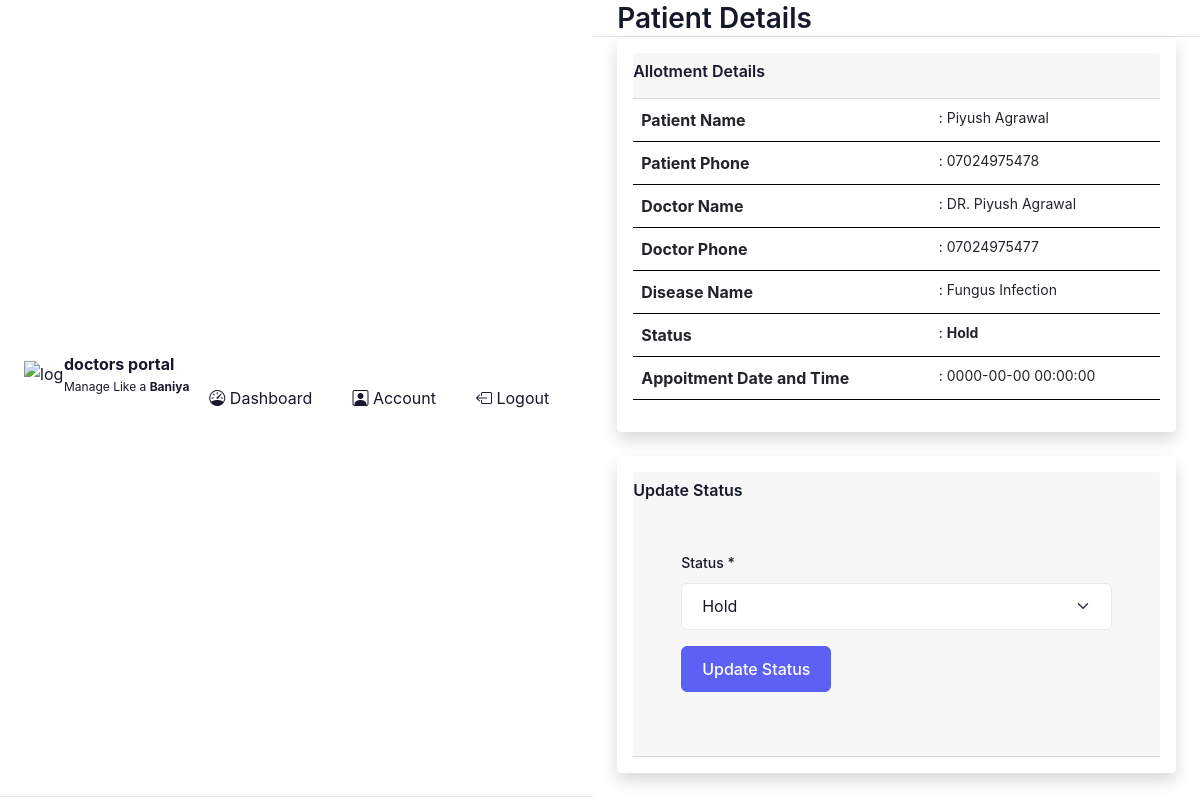
The page /crm/frontend/doctor/view_allotment.php?id=1 (signed in) on the database its author committed.
### tables this page shows
CREATE TABLE `allotment_schema` (
  `id` bigint(250) NOT NULL,
  `doctor_id` int(11) NOT NULL,
  `patient_id` int(11) NOT NULL,
  `disease_name` text DEFAULT 'General Checkup',
  `appoitment_datetime` datetime DEFAULT NULL,
  `last_appointment_datetime` datetime DEFAULT NULL,
  `status` tinyint(4) NOT NULL COMMENT '(0: Pending, 1: Treatment Completed, 2: Processing, 3: Hold)\r\n'
);

CREATE TABLE `patient_schema` (
  `id` int(11) NOT NULL,
  `fullname` text NOT NULL,
  `email_id` varchar(200) NOT NULL,
  `primary_contact_number` varchar(15) NOT NULL,
  `secondary_contact_number` varchar(15) NOT NULL,
  `address` text NOT NULL,
  `adharcard_number` varchar(12) NOT NULL,
  `pancard_number` varchar(20) NOT NULL,
  `status` tinyint(4) NOT NULL,
  `username` varchar(200) NOT NULL,
  `password` varchar(200) NOT NULL,
  `created_date` timestamp NOT NULL DEFAULT current_timestamp()
);

CREATE TABLE `doctor_schema` (
  `id` int(11) NOT NULL,
  `fullname` text NOT NULL,
  `email_id` varchar(200) NOT NULL,
  `primary_contact_number` varchar(15) NOT NULL,
  `secondary_contact_number` varchar(15) DEFAULT NULL,
  `address` text DEFAULT NULL,
  `adharcard_number` varchar(12) DEFAULT NULL,
  `pancard_number` varchar(20) DEFAULT NULL,
  `joining_date` date DEFAULT NULL,
  `speciality_id` int(11) DEFAULT NULL,
  `visit_time_from` time DEFAULT NULL,
  `visit_time_to` time DEFAULT NULL,
  `status` tinyint(4) NOT NULL,
  `username` varchar(200) NOT NULL,
  `password` varchar(200) NOT NULL,
  `created_date` timestamp NOT NULL DEFAULT current_timestamp()
);

### crm/frontend/doctor/view_allotment.php (the view, shortened to what this page needs)
<!DOCTYPE html>
<html lang="en">
<head>
    <?php require('./user_components/header_links.php'); ?>
</head>
<body>
    <div class="d-flex flex-column flex-lg-row h-lg-full bg-surface-secondary">
        <?php require('./user_components/side_bar.php'); ?>
        <div class="h-screen flex-grow-1 overflow-y-lg-auto">
            <header class="bg-surface-primary border-bottom pt-6">
                <div class="container-fluid">
                    <div class="mb-npx">
                        <div class="row align-items-center">
                            <div class="col-sm-6 col-12 mb-4 mb-sm-0">
                                <h1 class="h2 mb-0 ls-tight">Patient Details</h1>
                            </div>
                        </div>
                    </div>
                </div>
            </header>
            <main class="py-6 bg-surface-secondary">
                <div class="container-fluid">
                    <div class="card shadow border-0 p-3 mb-4">
                        <div class="card-header px-0 pt-2 pb-3">
                            <h5 class="mb-0">Allotment Details</h5>
                        </div>
                        <div class="table-responsive">
                            <table class="table table-hover " id="myTable1">
                                <tbody style="border: 0px solid black !important;">
                                    <?php
                                        $stmt="SELECT allotment_schema.id,doctor_schema.fullname as doctor_name,doctor_schema.primary_contact_number as doctor_phone, patient_schema.fullname as patient_name,patient_schema.primary_contact_number as patient_phone,allotment_schema.disease_name,allotment_schema.status,allotment_schema.appoitment_datetime
                                        FROM `allotment_schema` INNER JOIN `doctor_schema` ON doctor_schema.id=allotment_schema.doctor_id INNER JOIN `patient_schema` ON patient_schema.id=allotment_schema.patient_id WHERE allotment_schema.id=(?) and allotment_schema.doctor_id=(?)";
                                        $sql=mysqli_prepare($conn, $stmt);
                                        mysqli_stmt_bind_param($sql,'ii',$allotment_id,$_SESSION["user_id"]);
                                        $result=mysqli_stmt_execute($sql);
                                        if ($result){
                                                $data= mysqli_stmt_get_result($sql);
                                                        ?>
                                                        <?php
                                                while ($row = mysqli_fetch_array($data)){
                                    ?>
                                    <tr>
                                        <th style="font-size: 16px;"><b>Patient Name</b></th>
                                        <td class="overflow_style2" style="font-size: 14px;">
                                            : <?php echo $row["patient_name"];?>
                                        </td>
                                    </tr>
                                    <tr>
                                        <th style="font-size: 16px;"><b>Patient Phone</b></th>
                                        <td class="overflow_style2" style="font-size: 14px;">
                                            : <?php echo $row["patient_phone"];?>
                                        </td>
                                    </tr>
                                    <tr>
                                        <th style="font-size: 16px;"><b>Doctor Name</b></th>
                                        <td class="overflow_style2" style="font-size: 14px;">
                                            : <?php echo $row["doctor_name"];?>
                                        </td>
                                    </tr>
                                    <tr>
                                        <th style="font-size: 16px;"><b>Doctor Phone</b></th>
                                        <td class="overflow_style2" style="font-size: 14px;">
                                            : <?php echo $row["doctor_phone"];?>
                                        </td>
                                    </tr>
                                    <tr>
                                        <th style="font-size: 16px;"><b>Disease Name</b></th>
                                        <td class="overflow_style2" style="font-size: 14px;">
                                            : <?php echo $row["disease_name"];?>
                                        </td>
                                    </tr>
                                    <tr>
                                        <th style="font-size: 16px;"><b>Status</b></th>
                                        <td class="overflow_style2" style="font-size: 14px;">
                                            : <?php
                                                $status_code=$row["status"];
                                                $status="Processing";
                                                if ($row["status"]==0) {
                                                    $status="<span class='text-danger'>Pending</span>";
                                                }
                                                else if($row["status"]==1){
                                                    $status="<span class='text-success'>Completed</span>";
                                                }
                                                else if($row["status"]==2){
                                                    $status="<span class='text-info'>Processing</span>";
                                                }
                                                else {
                                                    $status="<span class='text-secondry'>Hold</span>";
                                                }
                                            ?>
                                            <b><?php echo $status;?></b>
                                        </td>
                                    </tr>
                                    <tr>
                                        <th style="font-size: 16px;"><b>Appoitment Date and Time</b></th>
                                        <td class="overflow_style2" style="font-size: 14px;">
                                            : <?php echo ($row["appoitment_datetime"]);?>
                                        </td>
                                    </tr>
                                    <?php
                                    }
                                }
                                else{
                                    mysqli_error($conn);
                                }
                                ?>
                                </tbody>
                            </table>
                        </div>
                    </div>
                    <div class="card shadow border-0 p-3 mb-4">
                        <div class="card-header px-0 pt-2 pb-3">
                            <h5 class="mb-0">Update Status</h5>
                            <div class="form-box px-sm-5 my-5">
                                <form class="" action="../../backend/doctor/update_allotment_status.php" method="post"
                                    onsubmit="return cofirmdetails()" enctype="multipart/form-data">
                                    <div class="mb-3">
                                        <label for="staus" class="form-label">Status *</label>
                                        <select class="form-select" aria-label="Default select example" name="status">
                                            <option value="3" <?php echo $status_code==3?"selected":"" ?> >Hold</option>
                                        </select>
                                    </div>
                                    <button type="submit" class="btn btn-primary">Update Status</button>
                                </form>
                            </div>
                        </div>
                    </div>
                </div>
            </main>
        </div>
    </div>
</body>
</html>

### rows shown on the page
allotment_schema: patient_schema.fullname "Piyush Agrawal", patient_schema.primary_contact_number "07024975478", doctor_schema.fullname "DR. Piyush Agrawal", doctor_schema.primary_contact_number "07024975477", disease_name "Fungus Infection", shows "Hold", appoitment_datetime "0000-00-00 00:00:00", status "Hold"
